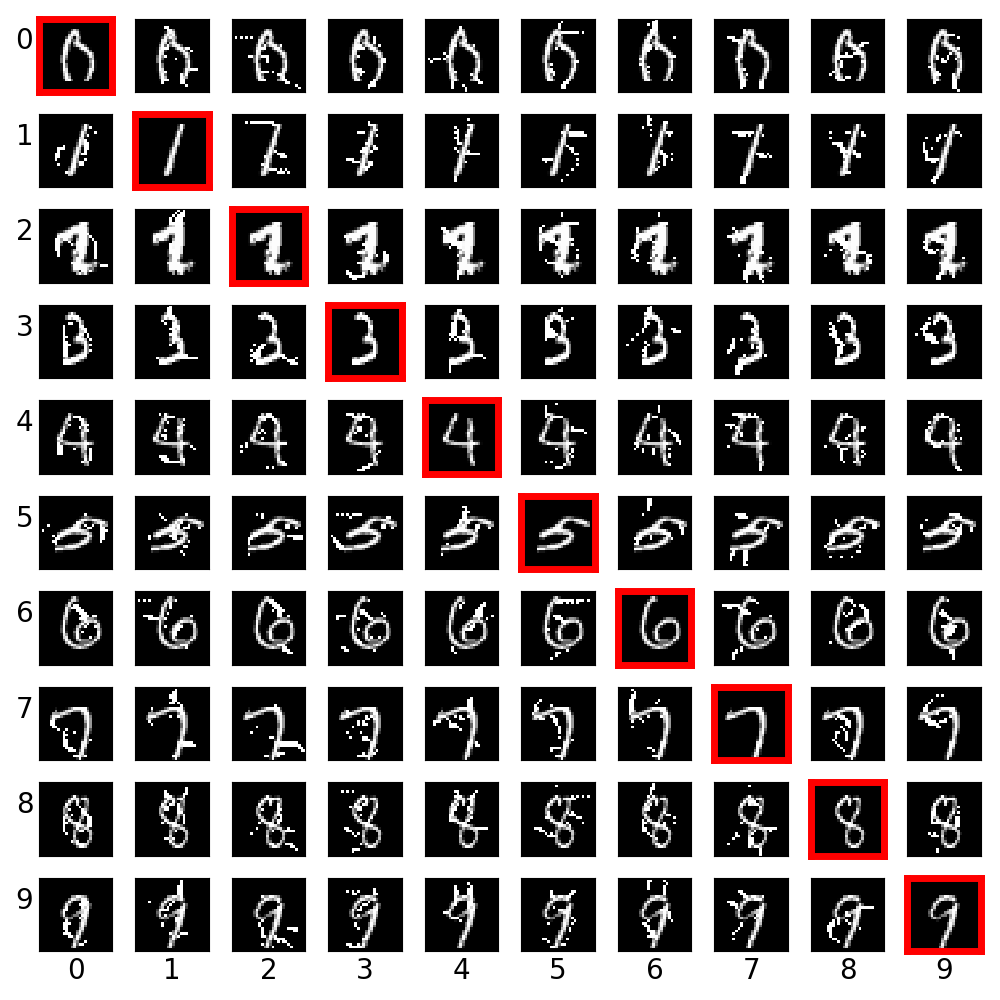

Here is the Python script that generated this plot:
import os

import numpy as np

import matplotlib
#matplotlib.use('Agg')           # noqa: E402 save image without showing
import matplotlib.pyplot as plt
import matplotlib.gridspec as gridspec

import tensorflow as tf

from attacks import jsma


img_size = 28
img_chan = 1
n_classes = 10


print('\nLoading MNIST')

mnist = tf.keras.datasets.mnist
(X_train, y_train), (X_test, y_test) = mnist.load_data()
X_train = np.reshape(X_train, [-1, img_size, img_size, img_chan])
X_train = X_train.astype(np.float32) / 255
X_test = np.reshape(X_test, [-1, img_size, img_size, img_chan])
X_test = X_test.astype(np.float32) / 255

to_categorical = tf.keras.utils.to_categorical
y_train = to_categorical(y_train)
y_test = to_categorical(y_test)

print('\nSpliting data')

ind = np.random.permutation(X_train.shape[0])
X_train, y_train = X_train[ind], y_train[ind]

VALIDATION_SPLIT = 0.1
n = int(X_train.shape[0] * (1-VALIDATION_SPLIT))
X_valid = X_train[n:]
X_train = X_train[:n]
y_valid = y_train[n:]
y_train = y_train[:n]

print('\nConstruction graph')


def model(x, logits=False, training=False):
    with tf.variable_scope('conv0'):
        z = tf.layers.conv2d(x, filters=32, kernel_size=[3, 3],
                             padding='same', activation=tf.nn.relu)
        z = tf.layers.max_pooling2d(z, pool_size=[2, 2], strides=2)

    with tf.variable_scope('conv1'):
        z = tf.layers.conv2d(z, filters=64, kernel_size=[3, 3],
                             padding='same', activation=tf.nn.relu)
        z = tf.layers.max_pooling2d(z, pool_size=[2, 2], strides=2)

    with tf.variable_scope('flatten'):
        shape = z.get_shape().as_list()
        z = tf.reshape(z, [-1, np.prod(shape[1:])])

    with tf.variable_scope('mlp'):
        z = tf.layers.dense(z, units=128, activation=tf.nn.relu)
        z = tf.layers.dropout(z, rate=0.25, training=training)

    logits_ = tf.layers.dense(z, units=10, name='logits')
    y = tf.nn.softmax(logits_, name='ybar')

    if logits:
        return y, logits_
    return y


class Dummy:
    pass


env = Dummy()


with tf.variable_scope('model'):
    env.x = tf.placeholder(tf.float32, (None, img_size, img_size, img_chan),
                           name='x')
    env.y = tf.placeholder(tf.float32, (None, n_classes), name='y')
    env.training = tf.placeholder_with_default(False, (), name='mode')

    env.ybar, logits = model(env.x, logits=True, training=env.training)

    with tf.variable_scope('acc'):
        count = tf.equal(tf.argmax(env.y, axis=1), tf.argmax(env.ybar, axis=1))
        env.acc = tf.reduce_mean(tf.cast(count, tf.float32), name='acc')

    with tf.variable_scope('loss'):
        xent = tf.nn.softmax_cross_entropy_with_logits(labels=env.y,
                                                       logits=logits)
        env.loss = tf.reduce_mean(xent, name='loss')

    with tf.variable_scope('train_op'):
        optimizer = tf.train.AdamOptimizer()
        env.train_op = optimizer.minimize(env.loss)

    env.saver = tf.train.Saver()

with tf.variable_scope('model', reuse=True):
    env.target = tf.placeholder(tf.int32, (), name='target')
    env.adv_epochs = tf.placeholder_with_default(20, shape=(), name='epochs')
    env.adv_eps = tf.placeholder_with_default(0.2, shape=(), name='eps')
    env.x_jsma = jsma(model, env.x, env.target, eps=env.adv_eps,
                      epochs=env.adv_epochs)

print('\nInitializing graph')

sess = tf.InteractiveSession()
sess.run(tf.global_variables_initializer())
sess.run(tf.local_variables_initializer())

#evaluate(sess, env, X_adv, y_test)
def evaluate(sess, env, X_data, y_data, batch_size=128):
    """
    Evaluate TF model by running env.loss and env.acc.
    """
    print('\nEvaluating')

    n_sample = X_data.shape[0]
    n_batch = int((n_sample+batch_size-1) / batch_size)
    loss, acc = 0, 0

    for batch in range(n_batch):
        print(' batch {0}/{1}'.format(batch + 1, n_batch), end='\r')
        start = batch * batch_size
        end = min(n_sample, start + batch_size)
        cnt = end - start
        batch_loss, batch_acc = sess.run(
            [env.loss, env.acc],
            feed_dict={env.x: X_data[start:end],
                       env.y: y_data[start:end]})
        loss += batch_loss * cnt
        acc += batch_acc * cnt
    loss /= n_sample
    acc /= n_sample

    print(' loss: {0:.4f} acc: {1:.4f}'.format(loss, acc))
    return loss, acc


def train(sess, env, X_data, y_data, X_valid=None, y_valid=None, epochs=1,
          load=False, shuffle=True, batch_size=128, name='model'):
    """
    Train a TF model by running env.train_op.
    """
    if load:
        if not hasattr(env, 'saver'):
            return print('\nError: cannot find saver op')
        print('\nLoading saved model')
        return env.saver.restore(sess, 'model/{}'.format(name))

    print('\nTrain model')
    n_sample = X_data.shape[0]
    n_batch = int((n_sample+batch_size-1) / batch_size)
    for epoch in range(epochs):
        print('\nEpoch {0}/{1}'.format(epoch + 1, epochs))

        if shuffle:
            print('\nShuffling data')
            ind = np.arange(n_sample)
            np.random.shuffle(ind)
            X_data = X_data[ind]
            y_data = y_data[ind]

        for batch in range(n_batch):
            print(' batch {0}/{1}'.format(batch + 1, n_batch), end='\r')
            start = batch * batch_size
            end = min(n_sample, start + batch_size)
            sess.run(env.train_op, feed_dict={env.x: X_data[start:end],
                                              env.y: y_data[start:end],
                                              env.training: True})
        if X_valid is not None:
            evaluate(sess, env, X_valid, y_valid)

    if hasattr(env, 'saver'):
        print('\n Saving model')
        os.makedirs('model', exist_ok=True)
        env.saver.save(sess, 'model/{}'.format(name))


def predict(sess, env, X_data, batch_size=128):
    """
    Do inference by running env.ybar.
    """
    print('\nPredicting')
    n_classes = env.ybar.get_shape().as_list()[1]

    n_sample = X_data.shape[0]
    n_batch = int((n_sample+batch_size-1) / batch_size)
    yval = np.empty((n_sample, n_classes))

    for batch in range(n_batch):
        print(' batch {0}/{1}'.format(batch + 1, n_batch), end='\r')
        start = batch * batch_size
        end = min(n_sample, start + batch_size)
        y_batch = sess.run(env.ybar, feed_dict={
            env.x: X_data[start:end],
            env.target: np.random.choice(n_classes)})
        yval[start:end] = y_batch
    #print()
    return yval


def make_jsma(sess, env, X_data, epochs=0.2, eps=1.0, batch_size=128):
    """
    Generate JSMA by running env.x_jsma.
    """
    print('\nMaking adversarials via JSMA')

    n_sample = X_data.shape[0]
    n_batch = int((n_sample + batch_size - 1) / batch_size)
    X_adv = np.empty_like(X_data)

    for batch in range(n_batch):
        print(' batch {0}/{1}'.format(batch + 1, n_batch), end='\r')
        start = batch * batch_size
        end = min(n_sample, start + batch_size)
        feed_dict = {
            env.x: X_data[start:end],
            env.target: np.random.choice(n_classes),
            env.adv_epochs: epochs,
            env.adv_eps: eps}
        adv = sess.run(env.x_jsma, feed_dict=feed_dict)
        X_adv[start:end] = adv
    print()

    return X_adv




#训练部分，可以跳过
print('\nTraining')

train(sess, env, X_train, y_train, X_valid, y_valid, load=False, epochs=5,
      name='mnist')

print('\nEvaluating on clean data')
#X_test和Y_test的长度为10000
evaluate(sess, env, X_test, y_test)

print('\nGenerating adversarial data')

X_adv = make_jsma(sess, env, X_test, epochs=30, eps=1.0)
#-------------------------------------
adv_outputs = predict(sess, env, X_adv)
adv_pro = np.zeros(10000)
i = 0
for adv_output in adv_outputs:#得到每一个样本的输出值
    var = np.var(adv_output)
    print("adversarial variance:",var)
    adv_pro[i] = var
    i += 1
'''
for adv_output in adv_outputs:#得到每一个样本的输出值
    #print("adversarial_output",adv_output)
    adv_output.sort()
    sum = 0
    for singal_pro in adv_output:
        sum += singal_pro
    #probability = np.max(adv_output)/sum
    probability = (adv_output[-1]-adv_output[-2])/sum
    print("adversarial probability:",probability)
    adv_pro[i] = probability
    i += 1
'''
#------------------------------------------
print('\nEvaluating on adversarial data')

evaluate(sess, env, X_adv, y_test)
#-------------------------------------------------------------------------------
print('画出正常样本的 1.输出最大概率分布 2.输出概率分布差值')

#print("len--------:",len(predict(sess, env, X_test)))
clean_outputs = predict(sess, env, X_test)
clean_pro = np.zeros(10000)
i = 0
for clean_output in clean_outputs:#得到每一个样本的输出值
    var = np.var(clean_output)
    print("original variance:",var)
    clean_pro[i] = var
    i += 1
'''
for clean_output in clean_outputs:#得到每一个样本的输出值
    print("clean_output",clean_output)
    clean_output.sort()
    sum = 0
    for singal_pro in clean_output:
        sum += singal_pro
    #probability = np.max(clean_output)/sum
    probability = (clean_output[-1]-clean_output[-2])/sum
    print("probability:",probability)
    clean_pro[i] = probability
    i += 1
'''
#-------------------------------------------------------------------------------

print('\nRandomly sample adversarial data from each category')

z0 = np.argmax(y_test, axis=1)
z1 = np.argmax(predict(sess, env, X_test), axis=1)
ind = z0 == z1

X_data = X_test[ind]
labels = z0[ind]

X_adv = np.empty((10, 10, 28, 28))

#定义一个概率差值的数组
#adv_pro = []

for source in np.arange(10):
    print('Source label {0}'.format(source))

    X_i = X_data[labels == source]#从样本中取出从1到9的标签图像

    for i, xi in enumerate(X_i):
        found = True
        xi = xi[np.newaxis, :]

        for target in np.arange(10):
            print(' [{0}/{1}] {2} -> {3}'
                  .format(i+1, X_i.shape[0], source, target), end='')

            if source == target:#对应于原图
                xadv = xi.copy()
            else:
                feed_dict = {env.x: xi, env.target: target, env.adv_epochs: 30,
                             env.adv_eps: 1.0}
                xadv = sess.run(env.x_jsma, feed_dict=feed_dict)#生成一个对抗样本

            yadv = predict(sess, env, xadv)
            #-------------------------------------------------------------------
            # sum = 0
            # for singal_pro in yadv[0]:
            #     sum += singal_pro
            # probability = np.max(yadv[0])/sum
            # print("probability:",probability)
            # adv_pro.append(probability)
            #------------------------------------------------
            #print("对抗样本的预测标签值：",yadv)#
            label = np.argmax(yadv.flatten())
            # label_sort = np.sort(yadv)
            # print("最大的值:",label_sort[0][-1])
            # print("第二大的值:",label_sort[0][-2])
            # print("差值：",label_sort[0][-1]-label_sort[0][-2])
            # print("对抗样本和初始样本的概率差值",yadv[0][label]-yadv[0][source])
            #-------------------------------------------------------------------
            found = target == label

            if not found:
                print('Attack Success')#也就是对抗样本预测失败
                break

            X_adv[source, target] = np.squeeze(xadv)
            print(' res: {0} {1:.2f}'.format(label, np.max(yadv)))

        if found:
            break
#adv_pro = np.array(adv_pro)
print('\nGenerating figure')
'''
print("在对抗样本上的最大概率值：",adv_pro)
plt.figure(1,figsize=(10, 10))
#plt.title("Adversarial examples output frequency")
plt.title("Difference of the highest two probabilities in adversarial examples - jsma")
plt.hist(adv_pro)

print("在初始样本上的最大概率值：",clean_pro)
plt.figure(2,figsize=(10, 10))
#plt.title("Original examples output frequency")
plt.title("Difference of the highest two probabilities in original examples - jsma")
plt.hist(clean_pro)
'''
print("在对抗样本上的最大概率：",adv_pro)
plt.figure(1,figsize=(10, 10))
plt.title("Output variance of adversarial examples - jsma")
plt.hist(adv_pro)

print("在初始样本上的最大概率：",clean_pro)
plt.figure(2,figsize=(10, 10))
#plt.title("Original examples output frequency")
plt.title("Output variance of original examples - jsma")
plt.hist(clean_pro)

fig = plt.figure(3,figsize=(10, 10))
gs = gridspec.GridSpec(10, 10, wspace=0.1, hspace=0.1)#调整子图的位置和大小

for i in range(10):
    for j in range(10):
        ax = fig.add_subplot(gs[i, j])
        #print("real label:",i,"perturbed label:",j,"\nadversarial examples",X_adv[i,j])
        ax.imshow(X_adv[i, j], cmap='gray', interpolation='none')
        ax.set_xticks([])
        ax.set_yticks([])

        if i == j:
            for spine in ax.spines:
                ax.spines[spine].set_color('red')#中间的图像框框加粗且为绿色
                ax.spines[spine].set_linewidth(5)

        if ax.is_first_col():
            ax.set_ylabel(i, fontsize=20, rotation='horizontal', ha='right')
        if ax.is_last_row():
            ax.set_xlabel(j, fontsize=20)

gs.tight_layout(fig)
os.makedirs('img', exist_ok=True)
plt.savefig('img/jsma_mnist_10x10.png')
plt.show()
